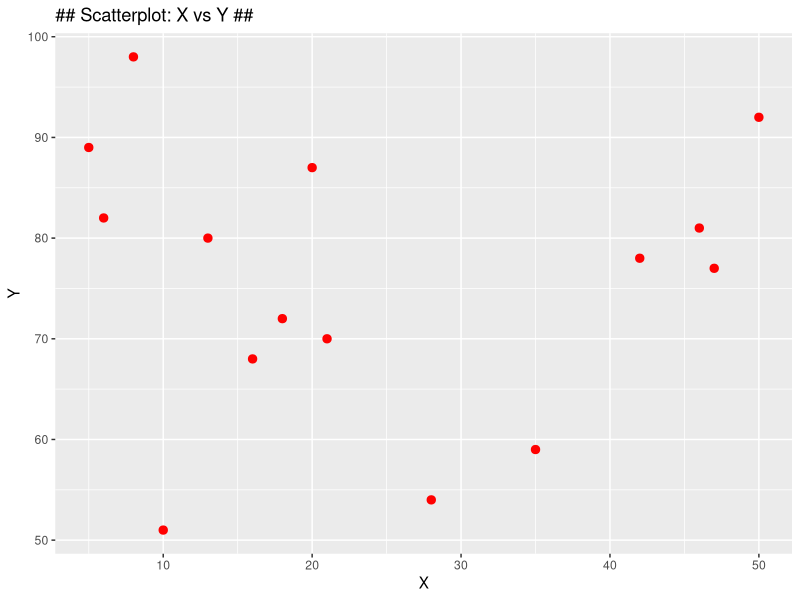

Write the R code that produced this figure. (Note: this script raises an error after producing the figure.)

#Load


library(ggplot2)

data=data.frame(x=sample(1:50,15),y=sample(51:99,15))
data

a=ggplot(data=data, aes(x=x,y=y))+geom_point(col='red',size=2.5)+ggtitle("## Scatterplot: X vs Y ##")+xlab('X')+ylab('Y')

a

#Note the there is a relation but not linear
m=mean(data$y)
m

for(i in 1:15)
{
  m1[i]=round((data$y[i]-m),2)
}  

m1
m2=round(m1^2,2)
m2
m3=round(m1^3,2)
m4=round(m1^4,2)

d2=data.frame(data,m1,m2,m3,m4)

d2

b=ggplot(data=data, aes(x=x))+geom_point(aes(y=y),col='red',size=2.5)+ggtitle("## Scatterplot: X vs Y ##")+xlab('X')+ylab('Y')+geom_line(aes(y=m1),col='blue')

b

a
b

a+geom_smooth(method=lm)
